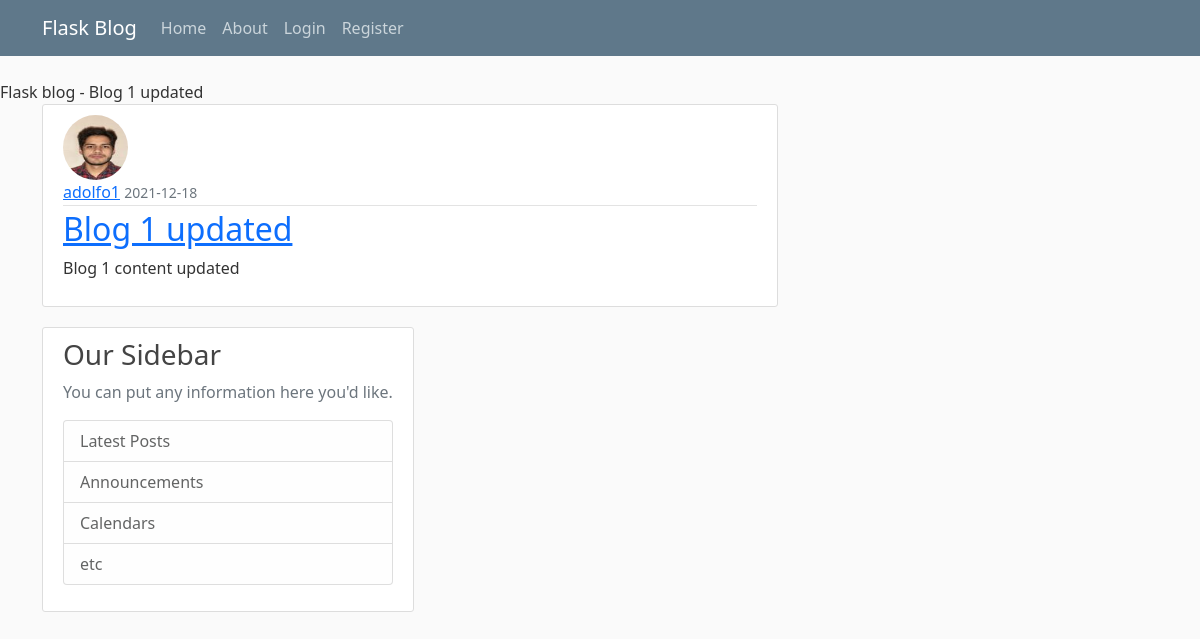
/post/1, run on the app's committed database.
### practicar/models.py (models this page shows, shortened)
class Post(db.Model):
    id = db.Column(db.Integer, primary_key=True)
    title = db.Column(db.String(100), nullable=False)
    date_posted = db.Column(db.DateTime, nullable=False, default=datetime.utcnow)
    content = db.Column(db.Text, nullable=False)
    user_id = db.Column(db.Integer, db.ForeignKey('user.id'), nullable=False)

class User(db.Model, UserMixin):
    id = db.Column(db.Integer, primary_key=True)
    username = db.Column(db.String(20), unique=True, nullable=False)
    email = db.Column(db.String(120), unique=True, nullable=False)
    image_file = db.Column(db.String(20), nullable=False, default='default.jpg')
    password = db.Column(db.String(60), nullable=False)
    posts = db.relationship('Post', backref='author', lazy=True)

### practicar/routes.py (the view)
@app.route("/post/<int:post_id>")
def post(post_id):
    post = Post.query.get_or_404(post_id)
    return render_template('post.html', title=post.title, post = post)

### practicar/templates/post.html (shortened to what this page needs)
{% extends "layout.html" %}
{% block content %}
<article class="media content-section">
  <img class="rounded-circle article-img" src="{{ url_for('static', filename='Pics/' + post.author.image_file) }}"
  <div class="media-body">
    <div class="article-metadata">
      <a class="mr-2" href="#">{{ post.author.username }}</a>
      <small class="text-muted">{{ post.date_posted.strftime('%Y-%m-%d') }}</small>
    </div>
    <h2><a class="article-content" href=" {{ url_for('post', post_id=post.id) }}">{{ post.title }}</a></h2>
    <p class="article-content">{{ post.content }}</p>
  </div>
{% endblock content %}

### practicar/templates/layout.html (shortened to what this page needs)
<!DOCTYPE html>
<html>
<head>
    <link href="https://cdn.jsdelivr.net/npm/bootstrap@5.1.3/dist/css/bootstrap.min.css" rel="stylesheet">
    <link href="{{url_for('static', filename='main.css')}}" rel="stylesheet" type="text/css"
    {%if title%}
    <title>Flask blog - {{title}}</title>
    {%else%}
    <title>Flask blog</title>
    {%endif%}
</head>
<body>
    <header class="site-header">
        <nav class="navbar navbar-expand-md navbar-dark bg-steel fixed-top">
          <div class="container">
            <a class="navbar-brand mr-4" href="/">Flask Blog</a>
            <div class="collapse navbar-collapse" id="navbarToggle">
              <div class="navbar-nav mr-auto">
                <a class="nav-item nav-link" href="{{ url_for('indice') }}">Home</a>
                <a class="nav-item nav-link" href="{{ url_for('about') }}">About</a>
              </div>
              <div class="navbar-nav">
                {% if current_user.is_authenticated %}
                <a class="nav-item nav-link" href="{{ url_for('new_post') }}">Post</a>
                <a class="nav-item nav-link" href="{{ url_for('account') }}">Account</a>
                <a class="nav-item nav-link" href="{{ url_for('logout') }}">Logout</a>
                {% else %}
                  <a class="nav-item nav-link" href="{{ url_for('login') }}">Login</a>
                  <a class="nav-item nav-link" href="{{ url_for('register') }}">Register</a>
                {% endif %}
              </div>
            </div>
          </div>
        </nav>
    </header>
    <main role="main" class="container">
        <div class="row">
          <div class="col-md-8">
            {% block content %}{% endblock %}
          </div>
          <div class="col-md-4">
            <div class="content-section">
              <h3>Our Sidebar</h3>
              <p class='text-muted'>You can put any information here you'd like.
                <ul class="list-group">
                  <li class="list-group-item list-group-item-light">Latest Posts</li>
                  <li class="list-group-item list-group-item-light">Announcements</li>
                  <li class="list-group-item list-group-item-light">Calendars</li>
                  <li class="list-group-item list-group-item-light">etc</li>
                </ul>
              </p>
            </div>
          </div>
    </main>
</body>
</html>

### practicar/static/main.css (style rules this page uses)
body { background: #fafafa; color: #333333; margin-top: 5rem; }
h1, h2, h3, h4, h5, h6 { color: #444444; }
.bg-steel { background-color: #5f788a; }
.site-header .navbar-nav .nav-link { color: #cbd5db; }
.content-section { background: #ffffff; padding: 10px 20px; border: 1px solid #dddddd; border-radius: 3px; margin-bottom: 20px; }
.article-content { white-space: pre-line; }
.article-img { height: 65px; width: 65px; margin-right: 16px; }
.article-metadata { padding-bottom: 1px; margin-bottom: 4px; border-bottom: 1px solid #e3e3e3 }

### data on the page
Post: title "Blog 1 updated", date_posted "2021-12-18", content "Blog 1 content updated"
User: image_file (picture), author.username "adolfo1"
